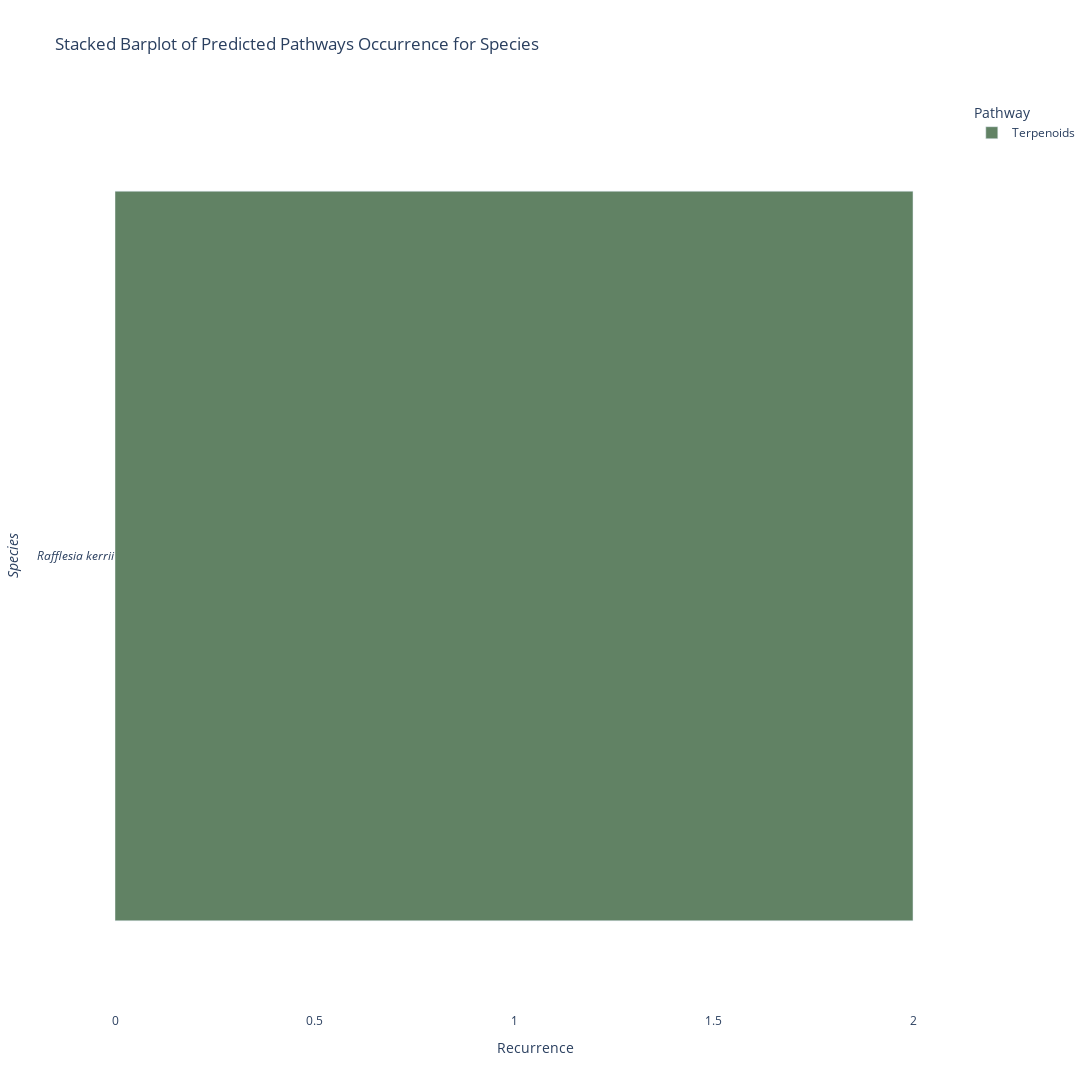

This figure's notebook cell:
### Code cell
plot_species_pathway(output_folder)

### Figure 1 — Plotly figure (JSON) as saved in the notebook; plotly's stock layout.template omitted (floating-point values rounded to 4 significant figures)
{"data": [{"alignmentgroup": "True", "hovertemplate": "Pathway=Terpenoids<br>Recurrence=%{x}<br>species=%{y}<extra></extra>", "legendgroup": "Terpenoids", "marker": {"color": "#618264", "pattern": {"shape": ""}}, "name": "Terpenoids", "offsetgroup": "Terpenoids", "orientation": "h", "showlegend": true, "textposition": "auto", "type": "bar", "x": [2], "xaxis": "x", "y": ["Rafflesia kerrii"], "yaxis": "y"}], "layout": {"barmode": "relative", "height": 1500, "legend": {"title": {"text": "Pathway"}, "tracegroupgap": 0}, "plot_bgcolor": "white", "title": {"text": "Stacked Barplot of Predicted Pathways Occurrence for Species"}, "width": 1500, "xaxis": {"anchor": "y", "domain": [0, 1], "title": {"text": "Recurrence"}}, "yaxis": {"anchor": "x", "categoryarray": ["Rafflesia kerrii"], "categoryorder": "array", "domain": [0, 1], "tickmode": "array", "ticktext": ["<i>Rafflesia kerrii</i>"], "tickvals": [0], "title": {"text": "<i>Species<i>"}}}}
